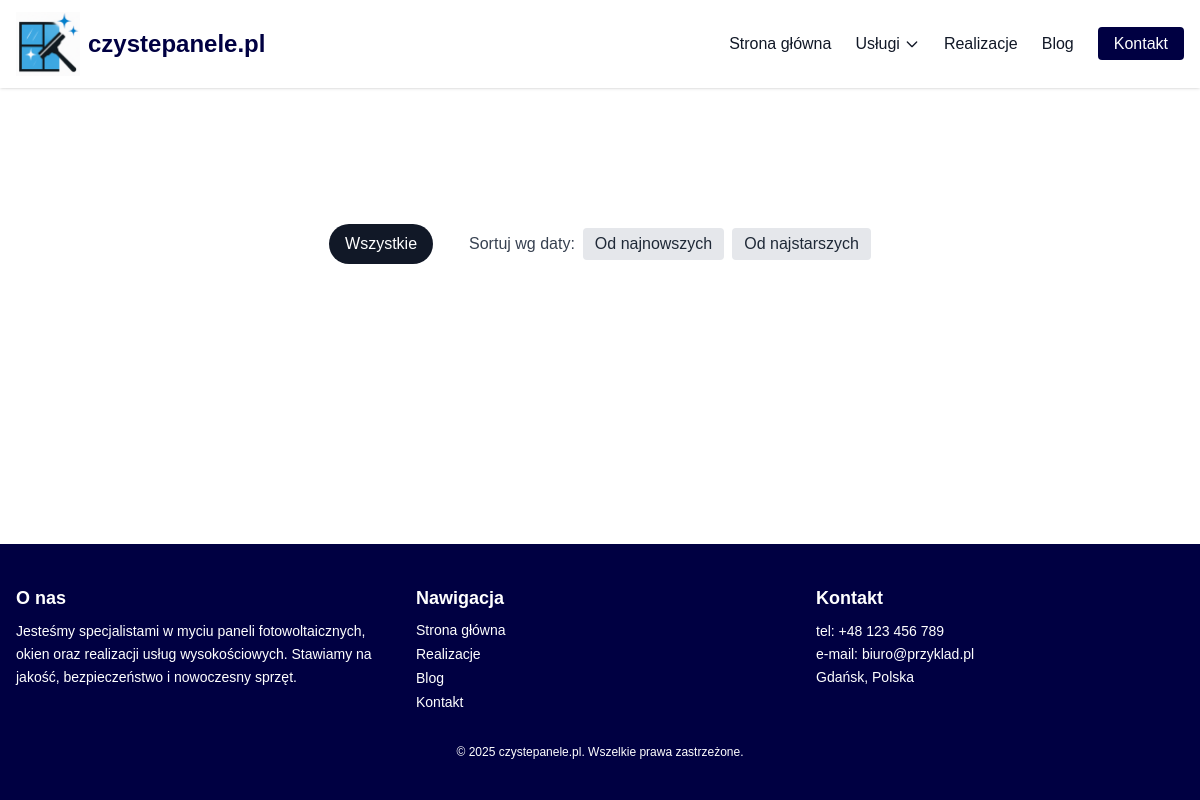
/realizacje/, run on an earlier commit of the app's database.
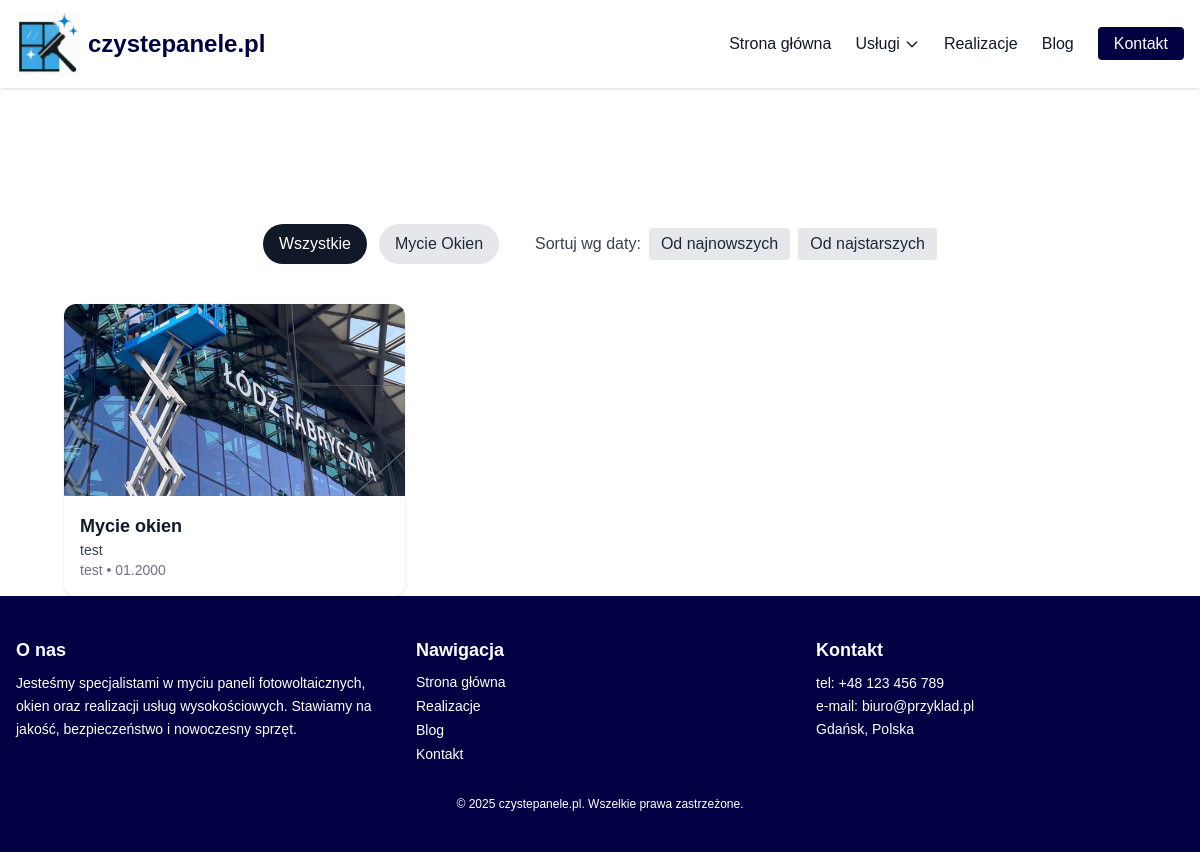
And on a later commit of the database.
### main/models.py (models this page shows, shortened)
class Category(models.Model):
    name = models.CharField(max_length=100)

class Project(models.Model):
    category = models.ForeignKey('Category', on_delete=models.CASCADE, related_name='projects')
    title = models.CharField(max_length=200)
    description = models.TextField()
    company_name = models.CharField(max_length=200, blank=True, null=True)
    location = models.CharField(max_length=200, blank=True, null=True)
    date = models.DateField(default='2000-01-01')
    main_image = models.ImageField(upload_to='project_images/main/', null=True, blank=True)
    slug = models.SlugField(max_length=200, blank=True)
    tags = TaggableManager(blank=True)
    def get_absolute_url(self):
        return reverse('preview_slug', kwargs={'project_id': self.id, 'slug': self.slug})

### main/views.py (the view)
# urls.py: path('realizacje/', views.gallery_view, name='realizacje'),
def gallery_view(request):
    categories = Category.objects.prefetch_related('projects__images')
    return render(request, 'realizacje.html', {'categories': categories})

### main/context_processors.py (called while the page is built)
def global_menu_links(request):
    return {
        "menu_links": [
            ("Strona główna", "index"),
            ("Mycie paneli", "mycie-paneli"),
            ("Mycie okien", "mycie-okien"),
            ("Koszenie trawników", "koszenie-trawnikow"),
            ("Usługi wysokościowe", "uslugi-wysokosciowe"),
            ("Zabezpieczenia przed ptakami", "zabezpieczenia-przed-ptakami"),
            ("Realizacje", "realizacje"),
            ("Blog", "blog"),
            ("Kontakt", "kontakt"),
        ]
    }

### main/templates/realizacje.html (shortened to what this page needs)
{% extends 'base.html' %}
{% load static %}
{% block content %}
<section class="relative bg-white pt-36 sm:pt-40 px-4 sm:px-10 lg:px-16">
  <div class="max-w-7xl mx-auto">
    <div class="flex flex-wrap justify-center gap-3 mb-10">
      <button class="category-filter bg-gray-900 text-white px-4 py-2 rounded-full hover:bg-gray-800 font-medium" data-category-id="all">
        Wszystkie
      </button>
      {% for category in categories %}
        <button class="category-filter bg-gray-200 text-gray-800 px-4 py-2 rounded-full hover:bg-gray-300 font-medium" data-category-id="{{ category.id }}">
          {{ category.name }}
        </button>
      {% endfor %}
      <div class="flex items-center gap-2 ml-6">
        <span class="text-gray-700 font-medium">Sortuj wg daty:</span>
        <button id="sort-desc" class="bg-gray-200 text-gray-800 px-3 py-1 rounded hover:bg-gray-300">Od najnowszych</button>
        <button id="sort-asc" class="bg-gray-200 text-gray-800 px-3 py-1 rounded hover:bg-gray-300">Od najstarszych</button>
      </div>
    </div>
    <div id="project-grid" class="grid grid-cols-1 sm:grid-cols-2 lg:grid-cols-3 gap-6">
      {% for category in categories %}
        {% for project in category.projects.all %}
          <a href="{{ project.get_absolute_url }}"
             class="project-card block bg-white rounded-xl shadow hover:shadow-lg overflow-hidden transition-all"
             data-category-id="{{ category.id }}"
             data-date="{{ project.date|date:'Y-m-d' }}">
            <div class="relative w-full h-48">
              <img src="{{ project.main_image.url }}" alt="{{ project.title }}" class="absolute inset-0 w-full h-full object-cover" loading="lazy">
            </div>
            <div class="p-4">
              <h3 class="text-lg font-semibold text-gray-900">{{ project.title }}</h3>
              <p class="text-sm text-gray-700">{{ project.company_name }}</p>
              <p class="text-sm text-gray-500">{{ project.location }} &bull; {{ project.date|date:"m.Y" }}</p>
            </div>
          </a>
        {% endfor %}
      {% endfor %}
    </div>
  </div>
</section>
{% endblock %}

What changed in the data, as far as the page shows it:
added Category: name "Mycie Okien"
added Project: main_image (picture), title "Mycie okien", company_name "test", location "test", date "01.2000"
